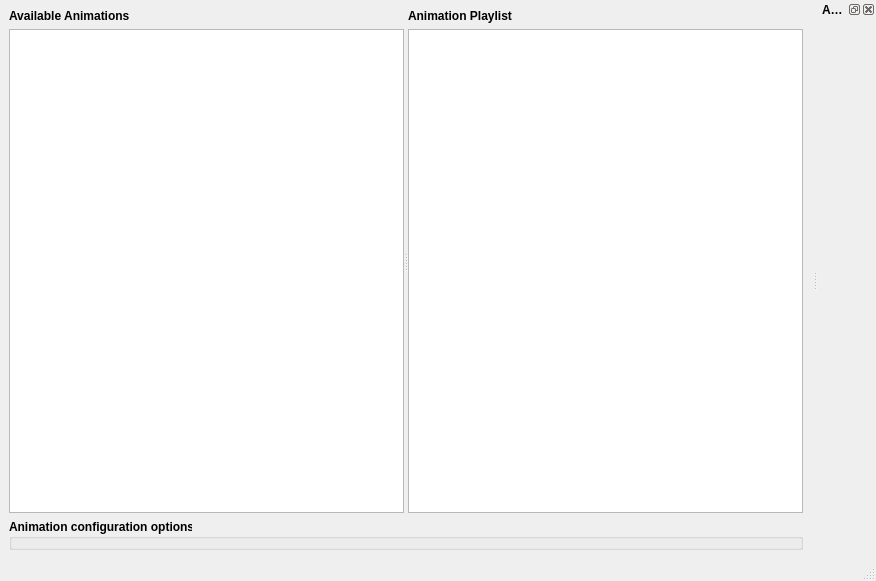
<?xml version="1.0" encoding="UTF-8"?>
<ui version="4.0">
 <class>MainWindow</class>
 <widget class="QMainWindow" name="MainWindow">
  <property name="geometry">
   <rect>
    <x>0</x>
    <y>0</y>
    <width>876</width>
    <height>581</height>
   </rect>
  </property>
  <property name="windowTitle">
   <string>3D-LED Cube </string>
  </property>
  <widget class="QWidget" name="centralwidget">
   <layout class="QGridLayout" name="gridLayout" rowstretch="1,0" columnstretch="0">
    <item row="0" column="0">
     <widget class="QSplitter" name="splitter">
      <property name="orientation">
       <enum>Qt::Horizontal</enum>
      </property>
      <widget class="QWidget" name="layoutWidget">
       <layout class="QVBoxLayout" name="availableAnimationLayout">
        <item>
         <widget class="QLabel" name="availableAnimationsL">
          <property name="font">
           <font>
            <weight>75</weight>
            <bold>true</bold>
           </font>
          </property>
          <property name="text">
           <string>Available Animations</string>
          </property>
         </widget>
        </item>
        <item>
         <widget class="AnimationListWidget" name="availableAnimationsLW">
          <property name="frameShape">
           <enum>QFrame::StyledPanel</enum>
          </property>
          <property name="frameShadow">
           <enum>QFrame::Sunken</enum>
          </property>
          <property name="editTriggers">
           <set>QAbstractItemView::NoEditTriggers</set>
          </property>
          <property name="tabKeyNavigation">
           <bool>false</bool>
          </property>
          <property name="showDropIndicator" stdset="0">
           <bool>false</bool>
          </property>
          <property name="dragEnabled">
           <bool>false</bool>
          </property>
          <property name="dragDropOverwriteMode">
           <bool>false</bool>
          </property>
          <property name="dragDropMode">
           <enum>QAbstractItemView::DragOnly</enum>
          </property>
          <property name="defaultDropAction">
           <enum>Qt::IgnoreAction</enum>
          </property>
          <property name="alternatingRowColors">
           <bool>true</bool>
          </property>
          <property name="selectionMode">
           <enum>QAbstractItemView::ExtendedSelection</enum>
          </property>
          <property name="selectionBehavior">
           <enum>QAbstractItemView::SelectRows</enum>
          </property>
          <property name="movement">
           <enum>QListView::Free</enum>
          </property>
          <property name="sortingEnabled">
           <bool>true</bool>
          </property>
         </widget>
        </item>
       </layout>
      </widget>
      <widget class="QWidget" name="layoutWidget">
       <layout class="QVBoxLayout" name="animationPlaylistLayout">
        <item>
         <widget class="QLabel" name="animationPlaylistL">
          <property name="font">
           <font>
            <weight>75</weight>
            <bold>true</bold>
           </font>
          </property>
          <property name="text">
           <string>Animation Playlist</string>
          </property>
         </widget>
        </item>
        <item>
         <widget class="AnimationPlayListWidget" name="animationPlaylistLW">
          <property name="editTriggers">
           <set>QAbstractItemView::DoubleClicked</set>
          </property>
          <property name="tabKeyNavigation">
           <bool>false</bool>
          </property>
          <property name="showDropIndicator" stdset="0">
           <bool>true</bool>
          </property>
          <property name="dragEnabled">
           <bool>true</bool>
          </property>
          <property name="dragDropOverwriteMode">
           <bool>true</bool>
          </property>
          <property name="dragDropMode">
           <enum>QAbstractItemView::DragDrop</enum>
          </property>
          <property name="defaultDropAction">
           <enum>Qt::MoveAction</enum>
          </property>
          <property name="alternatingRowColors">
           <bool>true</bool>
          </property>
          <property name="selectionMode">
           <enum>QAbstractItemView::ExtendedSelection</enum>
          </property>
          <property name="selectionBehavior">
           <enum>QAbstractItemView::SelectItems</enum>
          </property>
          <property name="movement">
           <enum>QListView::Free</enum>
          </property>
          <property name="sortingEnabled">
           <bool>false</bool>
          </property>
         </widget>
        </item>
       </layout>
      </widget>
     </widget>
    </item>
    <item row="1" column="0">
     <widget class="AnimationOptions" name="animationAdjustGB">
      <property name="font">
       <font>
        <weight>75</weight>
        <bold>true</bold>
       </font>
      </property>
      <property name="title">
       <string>Animation configuration options</string>
      </property>
     </widget>
    </item>
   </layout>
  </widget>
  <widget class="QMenuBar" name="menubar">
   <property name="geometry">
    <rect>
     <x>0</x>
     <y>0</y>
     <width>876</width>
     <height>20</height>
    </rect>
   </property>
  </widget>
  <widget class="QStatusBar" name="statusbar"/>
  <widget class="AnimationPropertiesPreview" name="dockWidget">
   <property name="font">
    <font>
     <weight>75</weight>
     <bold>true</bold>
    </font>
   </property>
   <property name="windowTitle">
    <string>Animation Properties</string>
   </property>
   <attribute name="dockWidgetArea">
    <number>2</number>
   </attribute>
   <widget class="QWidget" name="dockWidgetContents">
    <layout class="QVBoxLayout" name="verticalLayout_2"/>
   </widget>
  </widget>
 </widget>
 <customwidgets>
  <customwidget>
   <class>AnimationListWidget</class>
   <extends>QListWidget</extends>
   <header>AnimationListWidget.hpp</header>
  </customwidget>
  <customwidget>
   <class>AnimationPlayListWidget</class>
   <extends>QListWidget</extends>
   <header>AnimationPlayListWidget.hpp</header>
  </customwidget>
  <customwidget>
   <class>AnimationOptions</class>
   <extends>QGroupBox</extends>
   <header>AnimationOptions.hpp</header>
   <container>1</container>
  </customwidget>
  <customwidget>
   <class>AnimationPropertiesPreview</class>
   <extends>QDockWidget</extends>
   <header>AnimationPropertiesPreview.hpp</header>
   <container>1</container>
  </customwidget>
 </customwidgets>
 <resources/>
 <connections/>
</ui>
